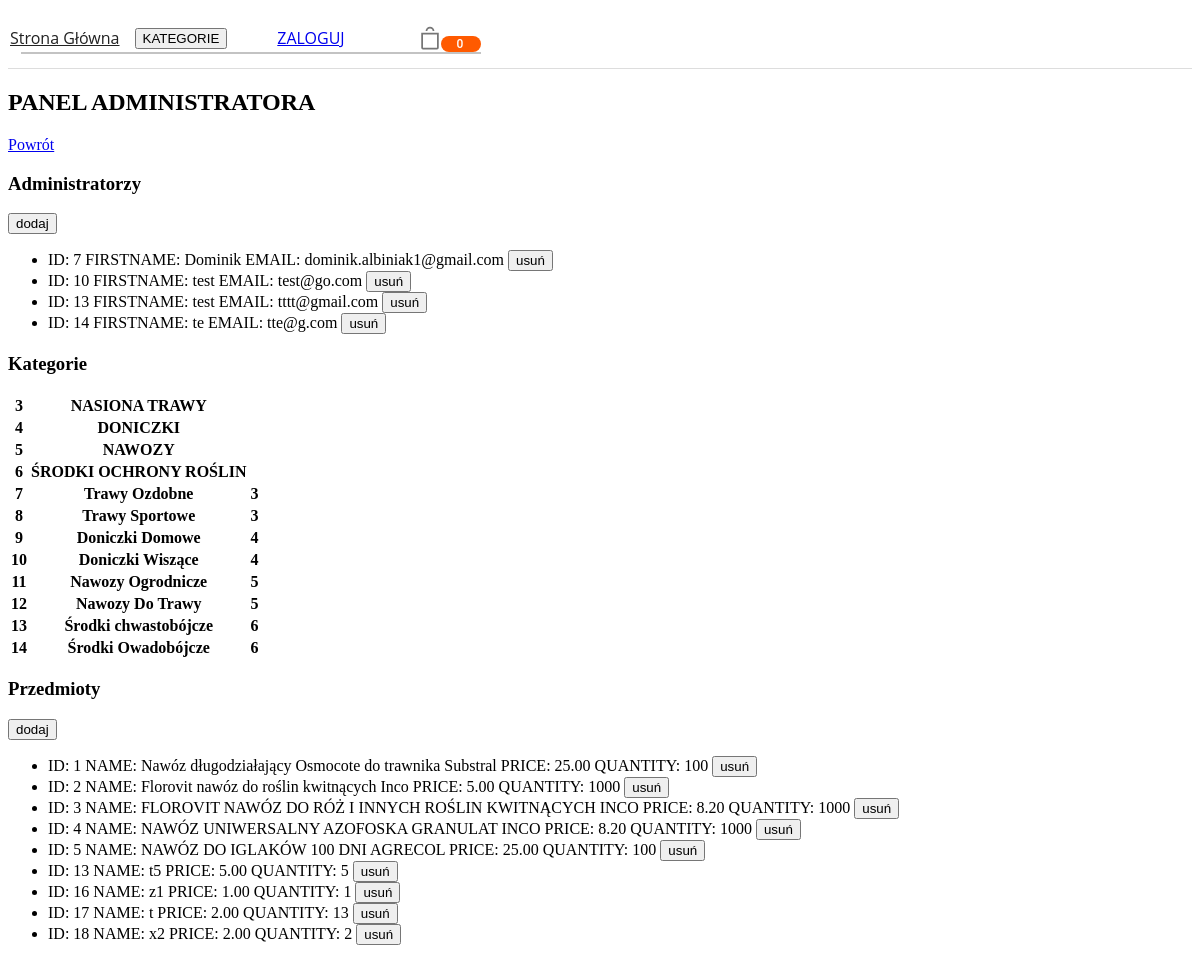
/Admin/AdminPanel.php, run on the app's committed database.
### tables this page shows
CREATE TABLE `category` (
  `ID` int(11) NOT NULL AUTO_INCREMENT,
  `Name` varchar(255) DEFAULT NULL,
  `SubCategory` int(11) DEFAULT NULL,
  PRIMARY KEY (`ID`),
  KEY `SubCategory` (`SubCategory`),
  CONSTRAINT `category_ibfk_1` FOREIGN KEY (`SubCategory`) REFERENCES `category` (`ID`)
);

### php/DBCredentials.php (called while the page is built, shortened)
<?php
    Class DBCredentials implements DBData {
        private string $servername = "localhost";
        private string $username = "root";
        private string $password = "34FFI!TbHw8";
        private string $dbname = "PHPProject";
        function getServerName(): string {
            return $this->servername;
        }
        function getUserName(): string {
            return $this->username;
        }
        function getPassword(): string {
            return $this->password;
        }
        function getDBName(): string {
            return $this->dbname;
        }
    }

### php/PDOFactory.php (called while the page is built, shortened)
<?php
    class PDOFactory implements SQLCommands {
        private PDO $dbh;
        public function __construct(string $servername,string $username,string $password,string $dbname) {
            $temp = 'mysql:host=' . $servername . ';dbname=' . $dbname;
            $this->dbh = new PDO($temp, $username, $password);
        }
        private function run($SQLQuery, $params): PDOStatement {
            $stmt = $this->dbh->prepare($SQLQuery);
            $stmt->execute($params);
            return $stmt;
        }
        function returnTable($SQLQuery, $params): array {
            return $this->run($SQLQuery, $params)->fetchAll(PDO::FETCH_ASSOC);
        }
    }

### php/SQLProxy.php (called while the page is built, shortened)
<?php
    include_once(dirname(__FILE__) . "\PDOFactory.php");
    class SQLProxy implements SQLCommands {
        private SQLCommands $sqlCommands;
        public function __construct($sqlCommands, DBData $dbData) {
            if (isset($sqlCommands)) {
                $this->sqlCommands = $sqlCommands;
            } else {
                if (isset($dbData)) {
                    $this->sqlCommands = new PDOFactory($dbData->getServerName(), $dbData->getUserName(), $dbData->getPassword(), $dbData->getDBName());
                } else {
                    trigger_error("dbData has not been set", E_WARNING);
                }
            }
        }
        function returnTable($SQLQuery, $params): array {
            return $this->sqlCommands->returnTable($SQLQuery, $params);
        }
    }

### Admin/AdminPanel.php (the view, shortened to what this page needs)
<!DOCTYPE HTML>
<html>
<head>
    <link rel="stylesheet" href="../css/register.css">
</head>
<body>
<?php
require_once("../php/DBCredentials.php");
require_once("../php/SQLProxy.php");
require_once("../php/GET/GetLoginHTML.php");
include $_SESSION['DIR'] . '/php-project/Menu.php';
$dbCredentials = new DBCredentials();
$sqlProxy = new SQLProxy(null, $dbCredentials);
$getLoginHTML = new GetLoginHTML($dbCredentials);
$sql = "SELECT ID, FIRSTNAME, EMAIL FROM USERS WHERE ID IN (SELECT user_id FROM ADMIN)";
$table1 = showDBTable($sql, null, $sqlProxy, "DeleteAdmin");
$sql = "SELECT ID, NAME, SUBCATEGORY FROM CATEGORY";
$table2 = $getLoginHTML->showDBTable($sql, null);
$sql = "SELECT ID, NAME, PRICE, QUANTITY FROM ITEM";
$table3 = showDBTable($sql, null, $sqlProxy, "DeleteItem");
            ?>
            <?php
function showDBTable($sql, $params, SQLProxy $sqlProxy, $buttonName): string {
    $arr = $sqlProxy->returnTable($sql, $params);
    $str = "<ul>";
    try {
        foreach ($arr as $col) {
            $str = $str . "<li>";
            $temp = "";
            foreach ($col as $key => $value) {
                $temp = $temp . $key . ": " . $value . "\n";
            }
            $str = $str . $temp;
            $str = $str . "<button class='Delete' name='$buttonName' value='$col[ID]'" .
             htmlspecialchars($_SERVER["PHP_SELF"]) . " role='button' type='submit'>usuń</button></li>";
        }
    } catch (Exception $e) {
        echo $e->getMessage();
    }
    return $str . "</ul>";
}
?>
<section class='AdminPanel'>
    <h2>PANEL ADMINISTRATORA</h2>
    <div class="GetBack">
        <a href="../Main.php">Powrót</a>
    </div>
    <div>
        <div>
            <div class="AdminTable Table">
                <form name='loginForm' role='form' method='post' action="<?php echo htmlspecialchars($_SERVER["PHP_SELF"]);?>">
                    <div class='LoginFields'>
                        <h3>Administratorzy</h3>
                        <button class='Add' name='show' value="Admin" role='button' type='submit' >dodaj</button>
                        <?php echo $table1; ?>
                    </div>
                </form>
            </div>
        </div>
        <div>
            <div class="CategoryTable Table">
                <form name='loginForm' role='form' method='post' action="<?php echo htmlspecialchars($_SERVER["PHP_SELF"]);?>">
                    <div class='LoginFields'>
                        <h3>Kategorie</h3>
                        <?php echo $table2; ?>
                    </div>
                </form>
            </div>
        </div>
        <div>
            <div class="ItemTable Table">
                <form name='loginForm' role='form' method='post' action="<?php echo htmlspecialchars($_SERVER["PHP_SELF"]);?>">
                    <div class='LoginFields'>
                        <h3>Przedmioty</h3>
                        <button class='Add' name='show' value="Item" role='button' type='submit' >dodaj</button>
                        <?php echo $table3; ?>
                    </div>
                </form>
            </div>
        </div>
    </div>
</section>
</body>
</html>

### Menu.php (shortened to what this page needs)
<?php
require_once(dirname(__DIR__) . "/php-project/php/DBCredentials.php");
require_once(dirname(__DIR__) . "/php-project/php/SQLProxy.php");
?>
<!DOCTYPE html>
<html>
    <head>
        <link rel="stylesheet" href="http://localhost/php-project/css/basket.css">
        <link rel="stylesheet" href="http://localhost/php-project/css/Items.css">
        <link rel="stylesheet" href="http://localhost/php-project/css/categories.css">
        <link rel="stylesheet" href="http://localhost/php-project/css/menu.css">
    </head>
    <body>
        <div class="Menu">
            <div class="Main">
                <div>
                    <a class="Account" href="http://localhost/php-project/Main.php">Strona Główna</a>
                </div>
                <?php include $_SESSION['DIR'] . '/php-project/php/GET/GetCategories.php'; ?>
                <div class="Account">
                    <?php include $_SESSION['DIR'] . '/php-project/php/GET/GetAccountData.php'; ?>
                </div>
                <div class="BasketItems">
                    <div>
                        <div class="Account BasketMenu">
                            <div class="Basket">
                                <img src="http://localhost/php-project/images/koszyk.svg" alt="basket">
                            </div>
                            <div class="Cart Quantity" data-role="cart-quantity"><?php if(isset($_SESSION["Quantity"])) { echo $_SESSION["Quantity"]; } else echo 0; ?></div>
                        </div>
                    </div>
                    <section class="BasketSection">
                    </section>
                </div>
            </div>
        </div>
    </body>
</html>

### php/GET/GetCategories.php (shortened to what this page needs)
<?php
    require_once($_SESSION['DIR'] . "/php-project/php/SQLProxy.php");
    require_once($_SESSION['DIR'] . "/php-project/php/DBCredentials.php");
?>
<div>
    <div class="Categories">
        <button>KATEGORIE</button>
    </div>
</div>

### php/GET/GetAccountData.php (shortened to what this page needs)
<div>
    <?php
    require_once(dirname(__DIR__) .  "/DBCredentials.php");
    require_once(dirname(__DIR__) .  "/GET/GetLoginHTML.php");
    $dbCredentials = new DBCredentials();
    $getLoginHTML = new GetLoginHTML($dbCredentials);
    if ($getLoginHTML->ifLoggedIn('name')) {
        ?>
        <div>
            <div>
                Witaj <?php echo $_SESSION['name'] ?>
            </div>
            <a class='Logoff' href='/php-project/php/POST/Logoff.php'>WYLOGUJ</a>
        </div>
        <div>
            <a class="UserMenu" href="/php-project/User/UserPanel.php">MOJE KONTO</a>
        </div>
        <?php
    } else {
        ?>
        <div>
            <a class='Login' href='/php-project/php/POST/Login.php'>ZALOGUJ</a>
        </div>
        <?php
    }
        ?>
</div>

### php/GET/GetLoginHTML.php (shortened to what this page needs)
<?php
    include_once(dirname(__FILE__) . "\..\DBCredentials.php");
    include_once(dirname(__FILE__) . "\..\SQLProxy.php");
    class GetLoginHTML {
        private SQLCommands $sqlCommands;
        function __construct(DBdata $dbData) {
            $this->sqlCommands = new SQLProxy(null, $dbData);
        }
        function ifLoggedIn(string $name): bool {
            return false;
        }
        function showDBTable($sql, $params, $html = ""): string {
            $arr = $this->sqlCommands->returnTable($sql, $params);
            $str = "<table>";
            try {
                foreach ($arr as $col) {
                    $str = $str . "<tr>";
                    foreach ($col as $i) {
                        $str = $str . "<th>" . $i . "</th>";
                    }
                    $str = $str . $html . "</tr>";
                }
            } catch (Exception $e) {
                echo $e->getMessage();
            }
            return $str . "</table>";
        }
    }

### css/basket.css (style rules this page uses)
.Quantity { background-color: #ff5a00; border-radius: 8px; box-sizing: content-box; color: #fff; font-family: Roboto,sans-serif; font-size: 12px; font-weight: 500; line-height: 16px; min-width: 8px; padding: 0 4px; position: absolute; right: 0; text-align: center; top: 4px; }
.Cart { top: calc(100% - 16px); }
.BasketMenu { -webkit-tap-highlight-color: transparent; -webkit-text-size-adjust: 100%; color: #222; cursor: pointer; font-family: Open Sans,sans-serif; font-size: 14px; line-height: 21px; text-decoration: none; text-size-adjust: 100%; display: flex; position: absolute; }
.Basket { transform: scale(1); cursor: inherit; vertical-align: top; -webkit-tap-highlight-color: #ffffff00; box-sizing: border-box; font-family: Open Sans,sans-serif; font-size: 14px; line-height: 21px; text-decoration: none; text-size-adjust: 100%; }
.BasketItems { align-content: center; cursor: pointer; color: #222222; position: relative; display: inline-block; }
.BasketSection { max-height: calc(100vh - 82px); box-sizing: border-box; width: 460px; max-height: calc(100vh - 80px); border: 1px solid #c3c3c3; right: 0; position: absolute; flex-direction: column; display: flex; background-color: #eceff1; margin: 0; padding: 0; }

### css/categories.css (style rules this page uses)
.Categories { align-content: center; cursor: pointer; color: #222222; position: relative; display: inline-block; }
img { overflow: hidden; transform-origin: 0px 0px; width: 40px; height: 28px; }

### css/menu.css (style rules this page uses)
.Menu { background-color: #fff; border-bottom-style: solid; border-width: 1px; border-color: #ddd; display: block; }
.Main { flex-wrap: nowrap; padding-bottom: 16px; padding-top: 16px; max-width: 1600px; margin-left: auto; margin-right: auto; align-items: center; display: flex; box-sizing: border-box; }
.Categories { margin: 0 16px 0 0; align-items: center; display: flex; }
h2 { display: block; font-size: 1.5em; margin-block-start: 0.83em; margin-block-end: 0.83em; margin-inline-start: 0px; margin-inline-end: 0px; font-weight: bold; }
.Account { margin: 0; text-size-adjust: 100%; position: relative; line-height: 21px; font-size: 16px; font-family: Open Sans,sans-serif; color: #222; padding-left: 2px; padding-right: 15px; }
.Account div { display: flex; padding-left: 16px; padding-right: 16px; }

### data on the page
category: ID "3 NASIONA TRAWY"
category: ID "4 DONICZKI"
category: ID "5 NAWOZY"
category: ID "6 ŚRODKI OCHRONY ROŚLIN"
category: ID "7 Trawy Ozdobne 3"
category: ID "8 Trawy Sportowe 3"
category: ID "9 Doniczki Domowe 4"
category: ID "10 Doniczki Wiszące 4"
category: ID "11 Nawozy Ogrodnicze 5"
category: ID "12 Nawozy Do Trawy 5"
category: ID "13 Środki chwastobójcze 6"
category: ID "14 Środki Owadobójcze 6"
